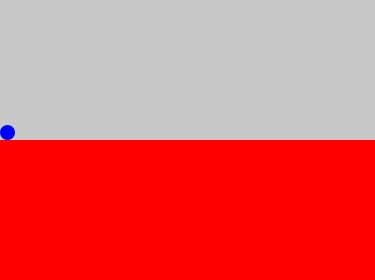
Frame 1 (no input)
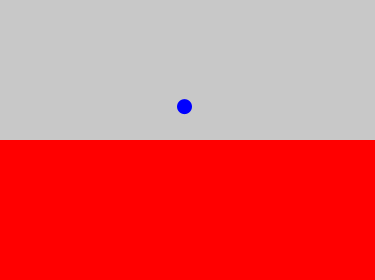
Frame 60 (the mouse pressed at the canvas centre just before this capture)
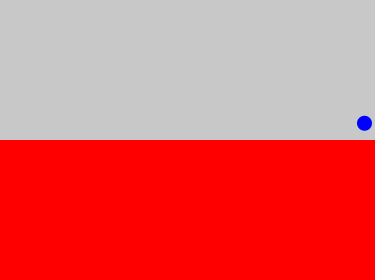
Frame 120 (the mouse held since frame 60 and released just before this capture)

The Processing sketch that drew these frames (run headless with seeded random() and noise(); from frame 60 on, the mouse is pressed at the canvas centre):

// Processing sketch: exercise1
// ── exercise1.pde
color RED = color(255, 0, 0);
color BLUE = color(0, 0, 255);

int FPS = 60, TRAJECTORY_X = 360;
float UC = 0.25;
float PARTICLE_RADIUS = 30.0 * UC;
float PARTICLE_OFFSET = PARTICLE_RADIUS;
float GRAVITY = (-0.5 * UC);
float V0_X = (TRAJECTORY_X / (2 * FPS)), V0_Y = 10.0 * UC;
float s, h, s0, h0, v_y, v_x;

void setup() {
  size(375,280);
  noStroke();
  frameRate(FPS);
  
  // Initializing the particle 
  s0 = PARTICLE_OFFSET;
  h0 = -PARTICLE_OFFSET;
  s = s0;
  h = h0;
  v_x = V0_X;
  v_y = V0_Y;
}

void draw() {  
  // Filling the backgroud with a shade of gray
  background(200);

  // Filling the floor (i.e., bottom half) with red 
  fill(RED);
  rect(0, height/2, width, height - height/2);
    
  // Drawning the blue particle
  translate(0, height/2);
  fill(BLUE);
  ellipse(s, h, 2 * PARTICLE_RADIUS, 2 * PARTICLE_RADIUS);
  
  // Updating the particle's position 
  s += v_x;
  h -= v_y;
  
  // Updating the vertical velocity
  v_y += GRAVITY;
   
  // Bounce off edges
  if(s >= width - PARTICLE_OFFSET){
    v_x = v_x * -1;
    s0 = width - PARTICLE_OFFSET;
  }
  else if(s <= 0 + PARTICLE_OFFSET){
    v_x = v_x * -1;
    s0 = PARTICLE_OFFSET;
  }
  
  if(h >= 0 - PARTICLE_OFFSET){
    v_y = V0_Y;
    h0 = -PARTICLE_OFFSET;
  }
}
